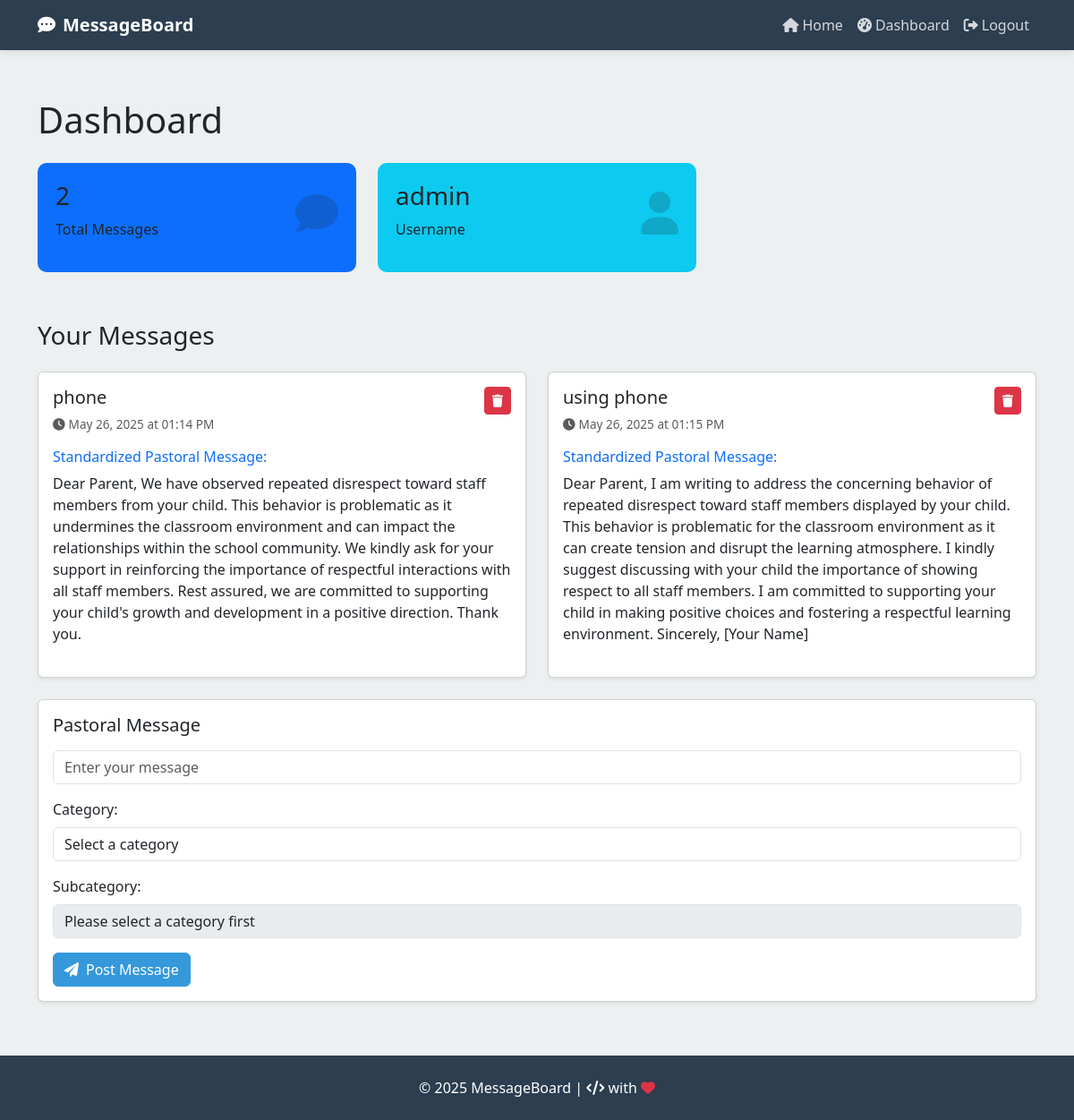
The app's page /dashboard (signed in) with its own data.
### setup_db.py (models this page shows)
class User(Base):
    __tablename__ = 'users'
    id = Column(Integer, primary_key=True)
    username = Column(String, unique=True, nullable=False)
    password = Column(String, nullable=False)
    joined_date = Column(DateTime, default=datetime.utcnow)
    messages = relationship('Messages', backref='user', lazy='select', cascade="all, delete-orphan")

class Messages(Base):
    __tablename__ = 'messages'
    id = Column(Integer, primary_key=True)
    name = Column(String, nullable=False)
    user_id = Column(Integer, ForeignKey('users.id'), nullable=False)
    created_at = Column(DateTime, default=datetime.utcnow)
    severity = Column(String, nullable=False)  # Column for severity (positive/negative)
    standardized_message = Column(Text)  # New column for storing standardized messages from OpenAI
    subcategory = Column(String)  # Added subcategory field

### Software-Engineering-Project.py (the view)
@app.route('/dashboard')
def dashboard():
    if 'user_id' not in session:
        flash("You need to log in to access the dashboard.", "error")
        return redirect(url_for('login'))
    user = get_user_by_id(session['user_id'])
    positive_messages = db_session.query(Messages).filter_by(user_id=session['user_id'], severity="positive").all()
    negative_messages = db_session.query(Messages).filter_by(user_id=session['user_id'], severity="negative").all()
    messages = positive_messages + negative_messages
    return render_template('dashboard.html',
                           username=session.get('username', 'User'),
                           positive_messages=positive_messages,
                           negative_messages=negative_messages,
                           messages=messages,
                           pastoral_message="Enter pastoral message here")

### Software-Engineering-Project.py (called while the page is built)
@app.teardown_appcontext
def shutdown_session(exception=None):
    db_session.remove()

### query_db.py (called while the page is built)
def get_user_by_id(user_id):
    return session.query(User).filter_by(id=user_id).first()

### Templates/dashboard.html (shortened to what this page needs)
{% extends "base.html" %}
{% block content %}
<h1 class="mb-4">Dashboard</h1>
<div class="row dashboard-stats">
    <div class="col-md-4 mb-4">
        <div class="stat-card bg-primary">
            <div class="stat-icon">
                <i class="fas fa-comment"></i>
            </div>
            <h3>{{ messages|length }}</h3>
            <p>Total Messages</p>
        </div>
    </div>
    <div class="col-md-4 mb-4">
        <div class="stat-card bg-info">
            <div class="stat-icon">
                <i class="fas fa-user"></i>
            </div>
            <h3>{{ username }}</h3>
            <p>Username</p>
        </div>
    </div>
</div>
<h3 class="mb-4">Your Messages</h3>
{% if messages %}
<div class="row">
    {% for message in messages %}
    <div class="col-md-6 mb-4">
        <div class="card message-card h-100 shadow-sm">
            <div class="card-body">
                <div class="d-flex justify-content-between">
                    <h5 class="card-title">{{ message.name }}</h5>
                    <form action="{{ url_for('delete_message', message_id=message.id) }}" method="post" class="d-inline">
                        <button type="submit" class="btn btn-danger btn-sm">
                            <i class="fas fa-trash"></i>
                        </button>
                    </form>
                </div>
                <p class="card-text text-muted message-date">
                    <i class="fas fa-clock me-1"></i>{{ message.created_at.strftime('%B %d, %Y at %I:%M %p') }}
                </p>
                {% if message.standardized_message %}
                <div class="mt-2">
                    <h6 class="text-primary">Standardized Pastoral Message:</h6>
                    <p class="card-text">{{ message.standardized_message }}</p>
                </div>
                {% endif %}
            </div>
        </div>
    </div>
    {% endfor %}
</div>
{% endif %}
<div class="card compose-card shadow-sm">
    <div class="card-body">
        <div class="d-flex justify-content-between align-items-center mb-3">
            <h5 class="card-title mb-0">Pastoral Message</h5>
        </div>
        <form action="{{ url_for('create_message') }}" method="post" id="message-form">
            <div class="mb-3">
                <input type="text" class="form-control" id="message-name" name="name" placeholder="Enter your message" required>
            </div>
            <div class="mb-3">
                <label for="category" class="form-label">Category:</label>
                <select class="form-control" id="category" name="category" required>
                    <option value="">Select a category</option>
                </select>
            </div>
            <div class="mb-3">
                <label for="subcategory" class="form-label">Subcategory:</label>
                <select class="form-control" id="subcategory" name="subcategory" required disabled>
                    <option value="">Please select a category first</option>
                </select>
            </div>
            <button type="submit" class="btn btn-primary">
                <i class="fas fa-paper-plane me-2"></i>Post Message
            </button>
        </form>
    </div>
</div>
{% endblock %}

### Templates/base.html (shortened to what this page needs)
<!DOCTYPE html>
<html lang="en">
<head>
    <link href="https://cdn.jsdelivr.net/npm/bootstrap@5.3.0-alpha1/dist/css/bootstrap.min.css" rel="stylesheet">
    <link rel="stylesheet" href="https://cdnjs.cloudflare.com/ajax/libs/font-awesome/6.0.0/css/all.min.css">
</head>
<body>
    <nav class="navbar navbar-expand-lg navbar-dark fixed-top">
        <div class="container">
            <a class="navbar-brand" href="{{ url_for('title_page') }}">
                <i class="fas fa-comment-dots me-2"></i>MessageBoard
            </a>
            <div class="collapse navbar-collapse" id="navbarNav">
                <ul class="navbar-nav ms-auto">
                    <li class="nav-item">
                        <a class="nav-link" href="{{ url_for('title_page') }}">
                            <i class="fas fa-home me-1"></i>Home
                        </a>
                    </li>
                    {% if 'user_id' not in session %}
                    <li class="nav-item">
                        <a class="nav-link" href="{{ url_for('login') }}">
                            <i class="fas fa-sign-in-alt me-1"></i>Login
                        </a>
                    </li>
                    <li class="nav-item">
                        <a class="nav-link" href="{{ url_for('signup') }}">
                            <i class="fas fa-user-plus me-1"></i>Sign Up
                        </a>
                    </li>
                    {% else %}
                    <li class="nav-item">
                        <a class="nav-link" href="{{ url_for('dashboard') }}">
                            <i class="fas fa-tachometer-alt me-1"></i>Dashboard
                        </a>
                    </li>
                    <li class="nav-item">
                        <a class="nav-link" href="{{ url_for('logout') }}">
                            <i class="fas fa-sign-out-alt me-1"></i>Logout
                        </a>
                    </li>
                    {% endif %}
                </ul>
            </div>
        </div>
    </nav>
    <main class="content-section">
        <div class="container">
            {% block content %}{% endblock %}
        </div>
    </main>
    <footer class="py-4">
        <div class="container text-center">
            <p class="mb-0">&copy; 2025 MessageBoard | <i class="fas fa-code"></i> with <i class="fas fa-heart text-danger"></i></p>
        </div>
    </footer>
</body>
</html>

### Templates/base.html (style rules this page uses)
:root { --primary-color: #3498db; --secondary-color: #2c3e50; --accent-color: #e74c3c; --light-color: #ecf0f1; --dark-color: #2c3e50; }
body { font-family: 'Segoe UI', Tahoma, Geneva, Verdana, sans-serif; background-color: var(--light-color); padding-top: 56px; min-height: 100vh; display: flex; flex-direction: column; }
.navbar { background-color: var(--secondary-color); box-shadow: 0 2px 10px rgba(0,0,0,0.1); }
.navbar-brand { font-weight: bold; color: white !important; }
.nav-link { color: rgba(255,255,255,0.8) !important; transition: color 0.3s; }
.btn-primary { background-color: var(--primary-color); border-color: var(--primary-color); }
.card { box-shadow: 0 4px 8px rgba(0,0,0,0.1); transition: transform 0.3s; margin-bottom: 20px; }
footer { background-color: var(--secondary-color); color: white; padding: 20px 0; margin-top: auto; }
.content-section { animation: fadeIn 0.5s ease-in-out; padding: 30px 0; }

### Templates/dashboard.html (style rules this page uses)
.dashboard-stats { margin-bottom: 30px; }
.stat-card { border-radius: 10px; padding: 20px; position: relative; overflow: hidden; }
.stat-card .stat-icon { position: absolute; right: 20px; top: 20px; font-size: 3rem; opacity: 0.2; }
.message-card { transition: all 0.3s; }
.compose-card { margin-bottom: 30px; }
.message-date { font-size: 0.85rem; }

### records on screen
User: username "admin"
Messages: name "phone", created_at "May 26, 2025 at 01:14 PM", standardized_message "Dear Parent, We have observed repeated disrespect toward staff members from your child. This behavior is problematic as it undermines the classroom environment and can impact the relationships within the school community. We kindly ask for your support in reinforcing the importance of respectful interactions with all staff members. Rest assured, we are committed to supporting your child's growth and development in a positive direction. Thank you."
Messages: name "using phone", created_at "May 26, 2025 at 01:15 PM", standardized_message "Dear Parent, I am writing to address the concerning behavior of repeated disrespect toward staff members displayed by your child. This behavior is problematic for the classroom environment as it can create tension and disrupt the learning atmosphere. I kindly suggest discussing with your child the importance of showing respect to all staff members. I am committed to supporting your child in making positive choices and fostering a respectful learning environment. Sincerely, [Your Name]"

### other values on screen
{{ messages|length }} "2"
